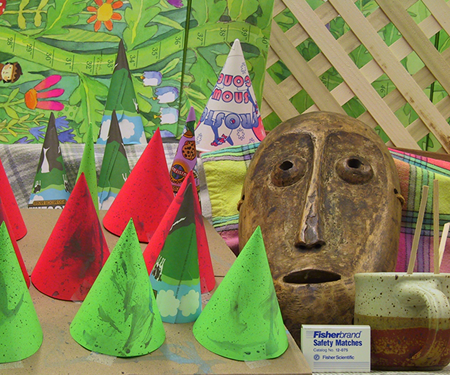
#> input picture images/cones_left.png, 450 x 375 px
$ jupyter execute --allow-errors stereo_dp.ipynb   (shell and % lines are left out)
#> lines starting #> are read from the running program, lines starting #| are printed output that depends on the picture
### stereo_dp/visualization.py
"""Plotting helpers for disparity maps."""

from __future__ import annotations

import matplotlib.pyplot as plt
import numpy as np


def show_epipolar_lines(img_left: np.ndarray, img_right: np.ndarray, step: int = 20):
    """Show both images side by side with horizontal lines every ``step`` pixels.

    On a rectified pair, the same scene point must lie on the same line in both
    images. Returns the matplotlib figure.
    """
    combined = np.hstack((img_left, img_right)).copy()
    fig, ax = plt.subplots(figsize=(10, 5))
    ax.imshow(combined, cmap="gray")
    for y in range(0, combined.shape[0], step):
        ax.axhline(y, color="yellow", linewidth=0.6)
    ax.set_title("Epipolar lines (rectified pair)")
    ax.axis("off")
    return fig


# [39 lines left out: functions compare_disparity_maps, plot_disparity_surface, not called in this run]

### notebooks/stereo_dp.ipynb
# Stereo matching with intra- and inter-scanline dynamic programming

From-scratch implementation of a dense stereo method inspired by **Ohta & Kanade (1985)**, *Stereo by Intra- and Inter-Scanline Search Using Dynamic Programming*.

For each row of a rectified stereo pair we search, on a graph of `(column, disparity)` nodes, the path with the lowest total cost. The cost of a path is the photometric matching cost plus penalties for disparity changes **along the row** (intra-scanline) and **with respect to the row above** (inter-scanline).

The implementation lives in the `stereo_dp` package; this notebook walks through each step.

[cell 1]
import sys
sys.path.append("..")  # make the stereo_dp package importable from notebooks/

import cv2
import numpy as np
import matplotlib.pyplot as plt

from stereo_dp import matching_cost, inter_scanline_penalty, aggregate_scanline, backtrack, disparity_dp
from stereo_dp.visualization import show_epipolar_lines, compare_disparity_maps, plot_disparity_surface

## 1. Load the images and check the rectification

The method assumes a **rectified** pair: a point of the scene appears on the same row in both images, so the search for its match is one-dimensional. Drawing horizontal lines over both images is a quick visual check.

[cell 2]
img_left = cv2.imread("../images/cones_left.png", cv2.IMREAD_GRAYSCALE)
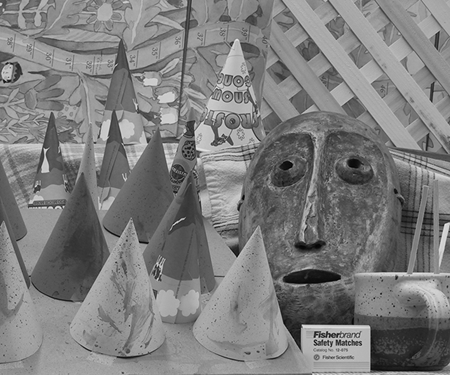
#> img_left: shape (375, 450); min 0, max 235, mean 125
img_right = cv2.imread("../images/cones_right.png", cv2.IMREAD_GRAYSCALE)
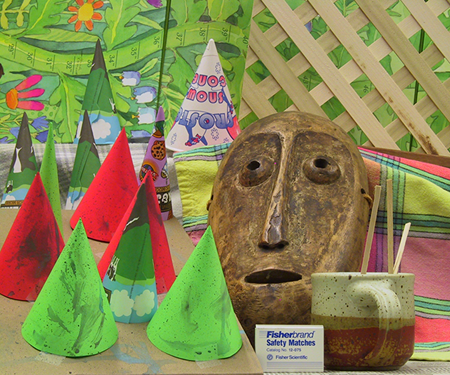
#> input picture images/cones_right.png, 450 x 375 px
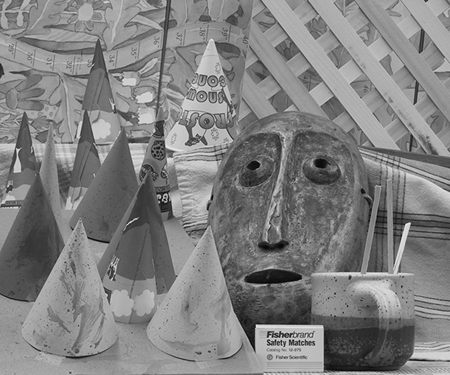
#> img_right: shape (375, 450); min 0, max 243, mean 128.4
print(img_left.shape, img_right.shape)
#| (375, 450) (375, 450)

fig, ax = plt.subplots(1, 2, figsize=(10, 4))
ax[0].imshow(img_left, cmap="gray"); ax[0].set_title("Left image"); ax[0].axis("off")
ax[1].imshow(img_right, cmap="gray"); ax[1].set_title("Right image"); ax[1].axis("off")
plt.show()
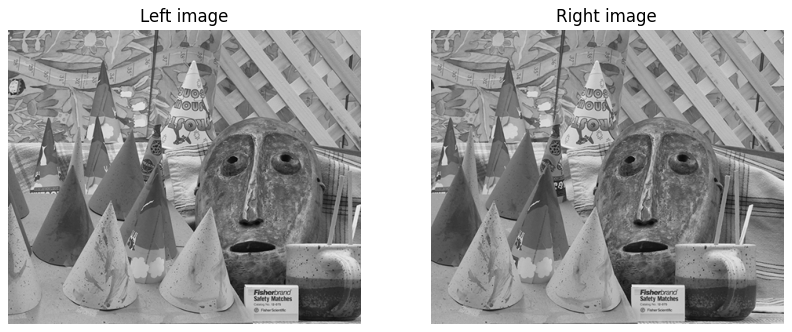
#> figure drawn by matplotlib, 2 panels

show_epipolar_lines(img_left, img_right)
#> in show_epipolar_lines, `combined = np.hstack((img_left, img_right)).copy()`:
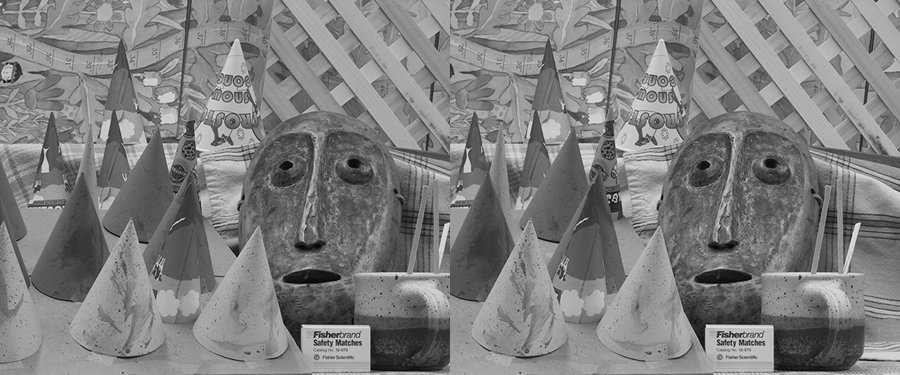
#> combined: shape (375, 900); min 0, max 243, mean 126.7
plt.show()
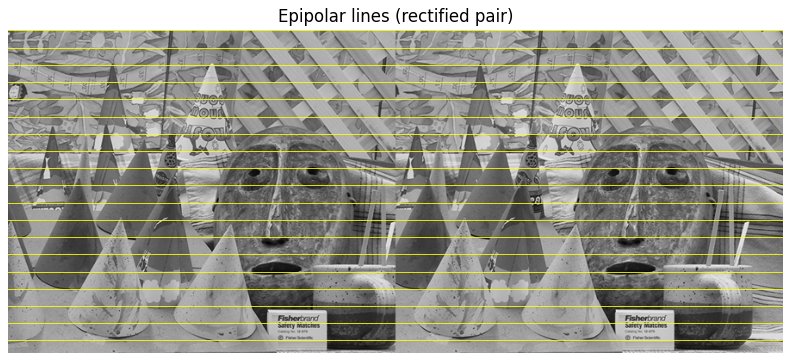
#> figure drawn by matplotlib, 1 panel
